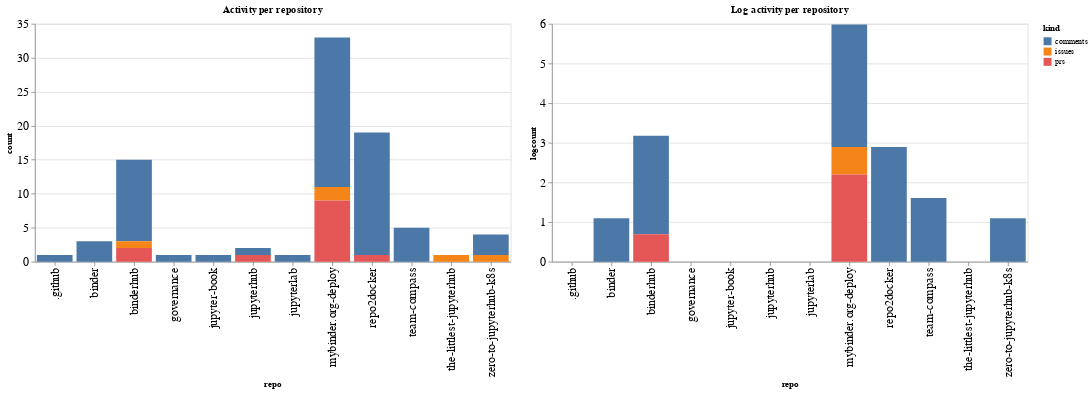

The code cell stored with this chart in its notebook:
### Code cell
ch1 = alt.Chart(repo_summaries, width=600, title="Activity per repository").mark_bar().encode(
    x='repo',
    y='count',
    color='kind',
    tooltip="kind"
)

ch2 = alt.Chart(repo_summaries, width=600, title="Log activity per repository").mark_bar().encode(
    x='repo',
    y='logcount',
    color='kind',
    tooltip="kind"
)

ch1 | ch2

### Figure 1 — Vega-Lite specification as saved in the notebook (floating-point values rounded to 4 significant figures)
{"config": {"axisLeft": {"labelFontSize": 15}, "axisBottom": {"labelFontSize": 15}}, "hconcat": [{"mark": "bar", "encoding": {"color": {"type": "nominal", "field": "kind"}, "tooltip": {"type": "nominal", "field": "kind"}, "x": {"type": "nominal", "field": "repo"}, "y": {"type": "quantitative", "field": "count"}}, "title": "Activity per repository", "width": 600}, {"mark": "bar", "encoding": {"color": {"type": "nominal", "field": "kind"}, "tooltip": {"type": "nominal", "field": "kind"}, "x": {"type": "nominal", "field": "repo"}, "y": {"type": "quantitative", "field": "logcount"}}, "title": "Log activity per repository", "width": 600}], "data": {"name": "data-c2d1de55d8b45f3ce78c2446674c01a0"}, "$schema": "https://vega.github.io/schema/vega-lite/v4.8.1.json", "datasets": {"data-c2d1de55d8b45f3ce78c2446674c01a0": [{"repo": ".github", "kind": "comments", "count": 1, "logcount": 0.0}, {"repo": "binder", "kind": "comments", "count": 3, "logcount": 1.099}, {"repo": "binderhub", "kind": "comments", "count": 12, "logcount": 2.485}, {"repo": "binderhub", "kind": "issues", "count": 1, "logcount": 0.0}, {"repo": "binderhub", "kind": "prs", "count": 2, "logcount": 0.6931}, {"repo": "governance", "kind": "comments", "count": 1, "logcount": 0.0}, {"repo": "jupyter-book", "kind": "comments", "count": 1, "logcount": 0.0}, {"repo": "jupyterhub", "kind": "comments", "count": 1, "logcount": 0.0}, {"repo": "jupyterhub", "kind": "prs", "count": 1, "logcount": 0.0}, {"repo": "jupyterlab", "kind": "comments", "count": 1, "logcount": 0.0}, {"repo": "mybinder.org-deploy", "kind": "comments", "count": 22, "logcount": 3.091}, {"repo": "mybinder.org-deploy", "kind": "issues", "count": 2, "logcount": 0.6931}, {"repo": "mybinder.org-deploy", "kind": "prs", "count": 9, "logcount": 2.197}, {"repo": "repo2docker", "kind": "comments", "count": 18, "logcount": 2.89}, {"repo": "repo2docker", "kind": "prs", "count": 1, "logcount": 0.0}, {"repo": "team-compass", "kind": "comments", "count": 5, "logcount": 1.609}, {"repo": "the-littlest-jupyterhub", "kind": "issues", "count": 1, "logcount": 0.0}, {"repo": "zero-to-jupyterhub-k8s", "kind": "comments", "count": 3, "logcount": 1.099}, {"repo": "zero-to-jupyterhub-k8s", "kind": "issues", "count": 1, "logcount": 0.0}]}}
